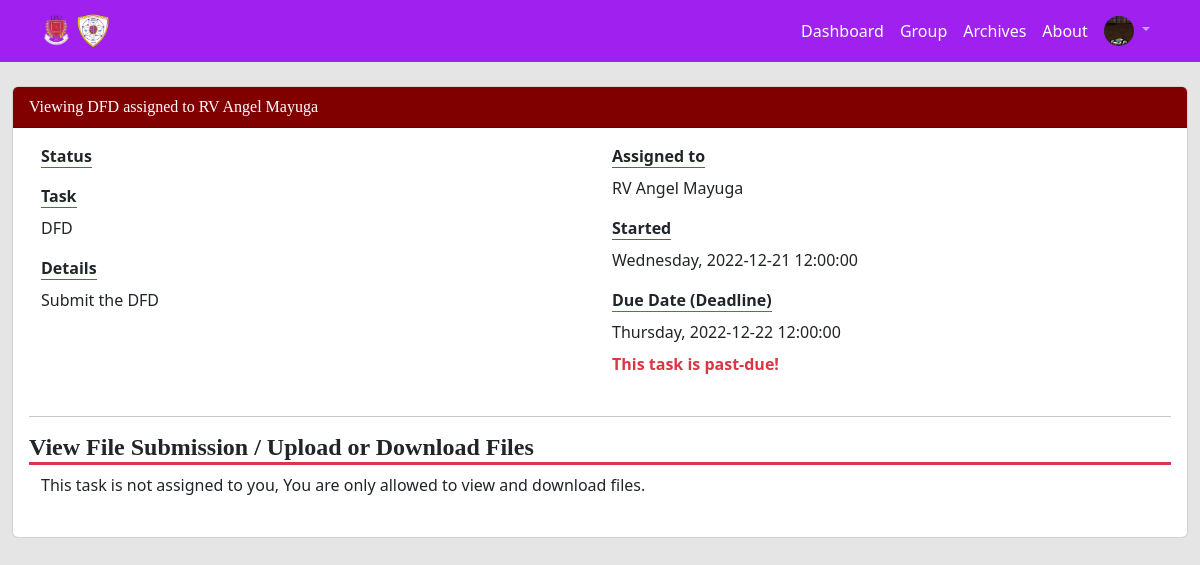
/task.php?id=2 (signed in), run on the app's committed database.
### tables this page shows
CREATE TABLE `tasks` (
  `taskid` int(11) NOT NULL,
  `taskgroup` int(11) NOT NULL,
  `tasktitle` varchar(120) NOT NULL,
  `taskdetail` text NOT NULL,
  `taskstart` datetime NOT NULL,
  `taskdue` datetime NOT NULL,
  `taskadmin` int(11) NOT NULL,
  `taskassignedto` int(11) NOT NULL,
  `taskstatus` int(11) NOT NULL DEFAULT 0
);

CREATE TABLE `users` (
  `id` int(11) NOT NULL,
  `date` datetime NOT NULL,
  `last_seen` timestamp NOT NULL DEFAULT current_timestamp(),
  `ip_addr` varchar(45) NOT NULL,
  `fullname` varchar(100) NOT NULL,
  `username` varchar(30) NOT NULL,
  `group_id` int(11) NOT NULL DEFAULT 0,
  `email` varchar(100) NOT NULL,
  `email_verified` varchar(100) DEFAULT NULL,
  `password` varchar(255) NOT NULL,
  `image` varchar(255) NOT NULL DEFAULT 'default_profile.jpg',
  `role` tinyint(4) DEFAULT 0,
  `advised_by` int(11) NOT NULL DEFAULT 0
);

### libs/functions.php (called while the page is built, shortened)
<?php
require_once realpath(dirname(__FILE__) . '/../config/db.php');
function getWeekday($date) {
    return date('l', strtotime($date));
}
function getFullName($id)
{
    global $con;
    $leader = NULL;
    $query = "SELECT fullname FROM users WHERE id = :id limit 1;";
    $select_stm = $con->prepare($query);
    $select_stm->execute(['id' => $id]);
    if($select_stm->rowCount() > 0)
    {
        $row = $select_stm->fetch(PDO::FETCH_ASSOC);
        $leader = $row['fullname'];
    }
    return $leader;
}
?>

### task.php (the view, shortened to what this page needs)
<?php
    require "./libs/functions.php";
    if(isset($_GET['id']))
    {
		$taskid = $_GET['id'];
        $query = "SELECT * FROM tasks WHERE taskid = :id LIMIT 1;";
        $selectStm = $con->prepare($query);
        $selectStm->execute(['id' => $taskid]);
        $row = $selectStm->fetch(PDO::FETCH_ASSOC);
    }
    require('libs/header.php');
?>
<!DOCTYPE html>
<html>
    <head>
        <link href="./bootstrap/css/bootstrap.min.css" rel="stylesheet" media="nope!" onload="this.media='all'">
        <link rel="stylesheet" href="./css/style.css">
        <link rel="stylesheet" href="https://pro.fontawesome.com/releases/v5.10.0/css/all.css"/>
    </head>
    <body>
        <div class="grey-wrapper">
            <div class="container-fluid mt-4 mb-5">
                <div class="card">
                    <div class="card-header text-white" style="background-color: #800000; font-family: cursive;"><?php echo "Viewing " .$row['tasktitle'] . " assigned to " . getFullName($row['taskassignedto']); ?></div>
                    <div class="card-body">
                        <div class="row mx-auto d-flex justify-content-evenly mb-4">
                            <div class="col-md-12">
                                <div class="row">
                                    <div class="col-sm-6">
                                        <dl>
                                            <dt><b class="border-bottom border-primary">Status</b></dt>
                                        </dl>
                                        <dl>
                                            <dt><b class="border-bottom border-primary">Task</b></td>
                                            <dd class="mt-2">
                                                <?php
                                                    echo $row['tasktitle'];
                                                ?>
                                            </dd>
                                        </dl>
                                        <dl>
                                            <dt><b class="border-bottom border-primary">Details</b></td>
                                            <dd class="mt-2">
                                                <?php
                                                    echo $row['taskdetail'];
                                                ?>
                                            </dd>
                                        </dl>
                                    </div>
                                    <div class="col-md-6">
                                        <dl>
                                            <dt><b class="border-bottom border-primary">Assigned to</b></dt>
                                            <dd class="mt-2">
                                                <?php
                                                    if($row['taskassignedto'] == $_SESSION['user']['id'])
                                                        echo getFullName($row['taskassignedto']) . ' <strong>(you)</strong>';
                                                    else
                                                        echo getFullName($row['taskassignedto']);
                                                ?>
                                            </dd>
                                        </dl>
                                        <dl>
                                            <dt><b class="border-bottom border-success">Started</b></dt>
                                            <dd class="mt-2">
                                                <?php echo getweekDay($row['taskstart']) . ', ' .  $row['taskstart']; ?>
                                            </dd>
                                        </dl>
                                        <dl>
                                            <dt><b class="border-bottom border-danger">Due Date (Deadline)</b></dt>
                                            <dd class="mt-2">
                                                <?php echo getweekDay($row['taskdue']) . ', ' .  $row['taskdue']; ?>
                                                <?php if(time() >= strtotime($row['taskdue'])): ?>
                                                <dd class="text-danger">
                                                    <strong>This task is past-due!</strong>
                                                </dd>
                                                <?php endif; ?>
                                            </dd>
                                        </dl>
                                    </div>
                                </div>
                            </div>
                        </div>
                        <hr>
                        <h4 class="text-start border-bottom border-3 border-danger" style="font-family: 'Times New Roman'; font-weight: bold;">View File Submission / Upload or Download Files</h4>
                        <div class="row mx-auto d-flex justify-content-evenly mb-4">
                            <div class="col-md-12">
                                <?php if($row['taskassignedto'] == $_SESSION['user']['id']): ?>
                                    <?php if(time() < strtotime($row['taskdue'])): ?>
                                        <div id="ddArea">
                                            Drag and Drop Files Here or
                                            <a class="bg-transparent hover:bg-blue-500 text-blue-700 font-semibold hover:text-white py-2 px-4 border border-blue-500 hover:border-transparent rounded">
                                                Select File(s)
                                            </a>
                                        </div>
                                        <input type="file" class="d-none" id="selectfile" multiple />
                                        <div class="progress" id="progress_bar" style="display:none; ">
                                            <div class="progress-bar" id="progress_bar_process" role="progressbar" style="width:0%">0%</div>
                                        </div>
                                    <?php else : ?>
                                        This task is past-due, You can no longer upload a file! Contact your Adviser as soon as possible.
                                    <?php endif; ?>
                                <?php else: ?>
                                    This task is not assigned to you, You are only allowed to view and download files.
                                <?php endif; ?>
                            </div>
                        </div>
                    </div>
                </div>
            </div>
        </div>
    </body>
</html>

### css/style.css (style rules this page uses)
.grey-wrapper { overflow: auto; position: relative; width: 100%; min-height: 100%; background-color: rgb(169,169,169, 0.3); display: block; }

### data on the page
tasks: tasktitle "DFD", taskassignedto.fullname "RV Angel Mayuga", taskdetail "Submit the DFD", taskstart "Wednesday", taskstart "2022-12-21 12:00:00", taskdue "Thursday", taskdue "2022-12-22 12:00:00"
